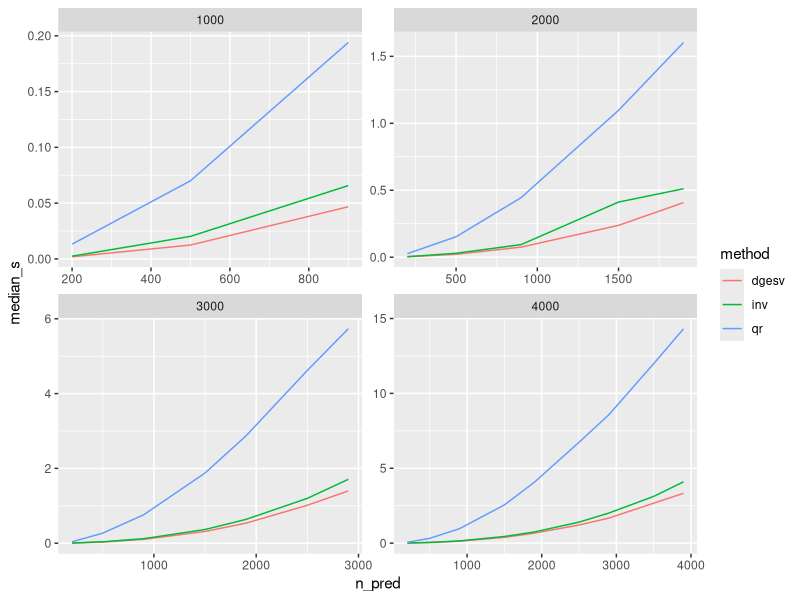
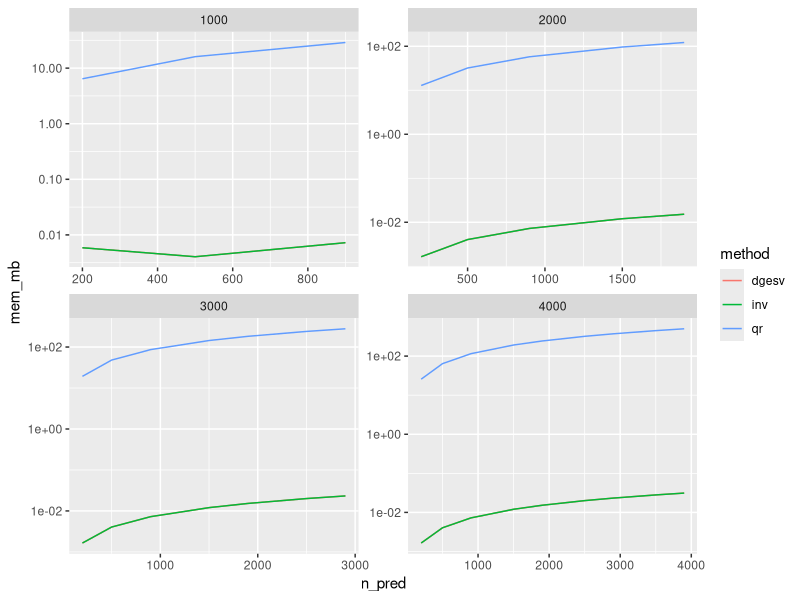

Write R code to recreate these figures, in order.
library(ggplot2)
library(dplyr)

df <- read.csv(here::here("notes", "glm-benchmarks.csv"))
print(head(df))

p <- (
	ggplot(df, aes(x=n_pred, y=median_s, color=method))
	+ geom_line()
	+ facet_wrap(~n_obs, scales="free")
)
ggsave(
	here::here("notes", "runtime.png"), 
	p, width = 8, height = 5, dpi = 150
)

p <- (
	ggplot(df, aes(x=n_pred, y=mem_mb, color=method))
	+ geom_line()
	+ facet_wrap(~n_obs, scales="free")
	+ scale_y_log10()
)
ggsave(
	here::here("notes", "memory.png"), 
	p, width = 8, height = 5, dpi = 150
)
